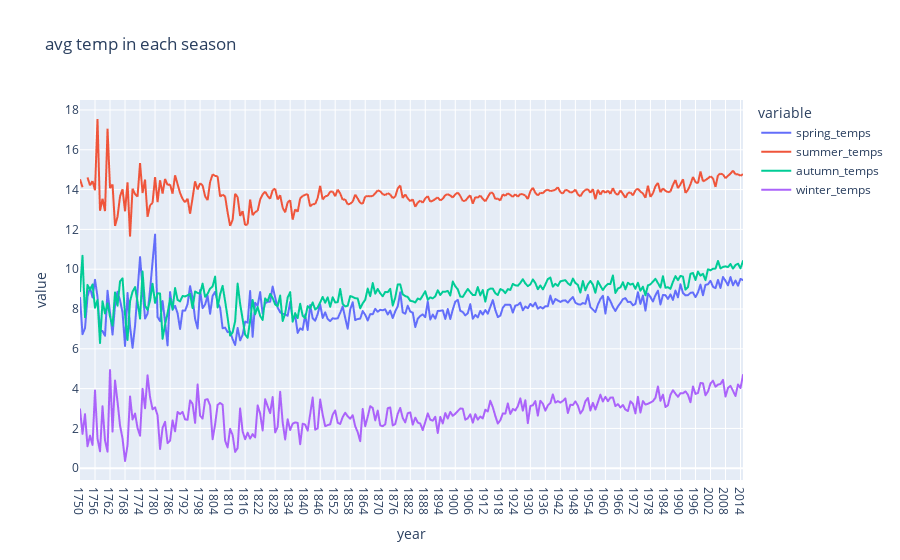

The notebook cell this image was saved under:
### Code cell
fig.show()

### Figure 1 — Plotly figure (JSON) as saved in the notebook; plotly's stock layout.template omitted (floating-point values rounded to 4 significant figures; data arrays with more than 128 entries replaced by an {"elided": "..."} marker saying what was removed)
{"data": [{"hovertemplate": "variable=spring_temps<br>year=%{x}<br>value=%{y}<extra></extra>", "legendgroup": "spring_temps", "line": {"color": "#636efa", "dash": "solid"}, "mode": "lines", "name": "spring_temps", "showlegend": true, "type": "scattergl", "x": {"elided": "266 str values"}, "xaxis": "x", "y": {"elided": "266 float values"}, "yaxis": "y"}, {"hovertemplate": "variable=summer_temps<br>year=%{x}<br>value=%{y}<extra></extra>", "legendgroup": "summer_temps", "line": {"color": "#EF553B", "dash": "solid"}, "mode": "lines", "name": "summer_temps", "showlegend": true, "type": "scattergl", "x": {"elided": "266 str values"}, "xaxis": "x", "y": {"elided": "266 float values"}, "yaxis": "y"}, {"hovertemplate": "variable=autumn_temps<br>year=%{x}<br>value=%{y}<extra></extra>", "legendgroup": "autumn_temps", "line": {"color": "#00cc96", "dash": "solid"}, "mode": "lines", "name": "autumn_temps", "showlegend": true, "type": "scattergl", "x": {"elided": "266 str values"}, "xaxis": "x", "y": {"elided": "266 float values"}, "yaxis": "y"}, {"hovertemplate": "variable=winter_temps<br>year=%{x}<br>value=%{y}<extra></extra>", "legendgroup": "winter_temps", "line": {"color": "#ab63fa", "dash": "solid"}, "mode": "lines", "name": "winter_temps", "showlegend": true, "type": "scattergl", "x": {"elided": "266 str values"}, "xaxis": "x", "y": {"elided": "266 float values"}, "yaxis": "y"}], "layout": {"legend": {"title": {"text": "variable"}, "tracegroupgap": 0}, "title": {"text": "avg temp in each season"}, "xaxis": {"anchor": "y", "domain": [0, 1], "title": {"text": "year"}}, "yaxis": {"anchor": "x", "domain": [0, 1], "title": {"text": "value"}}}}
